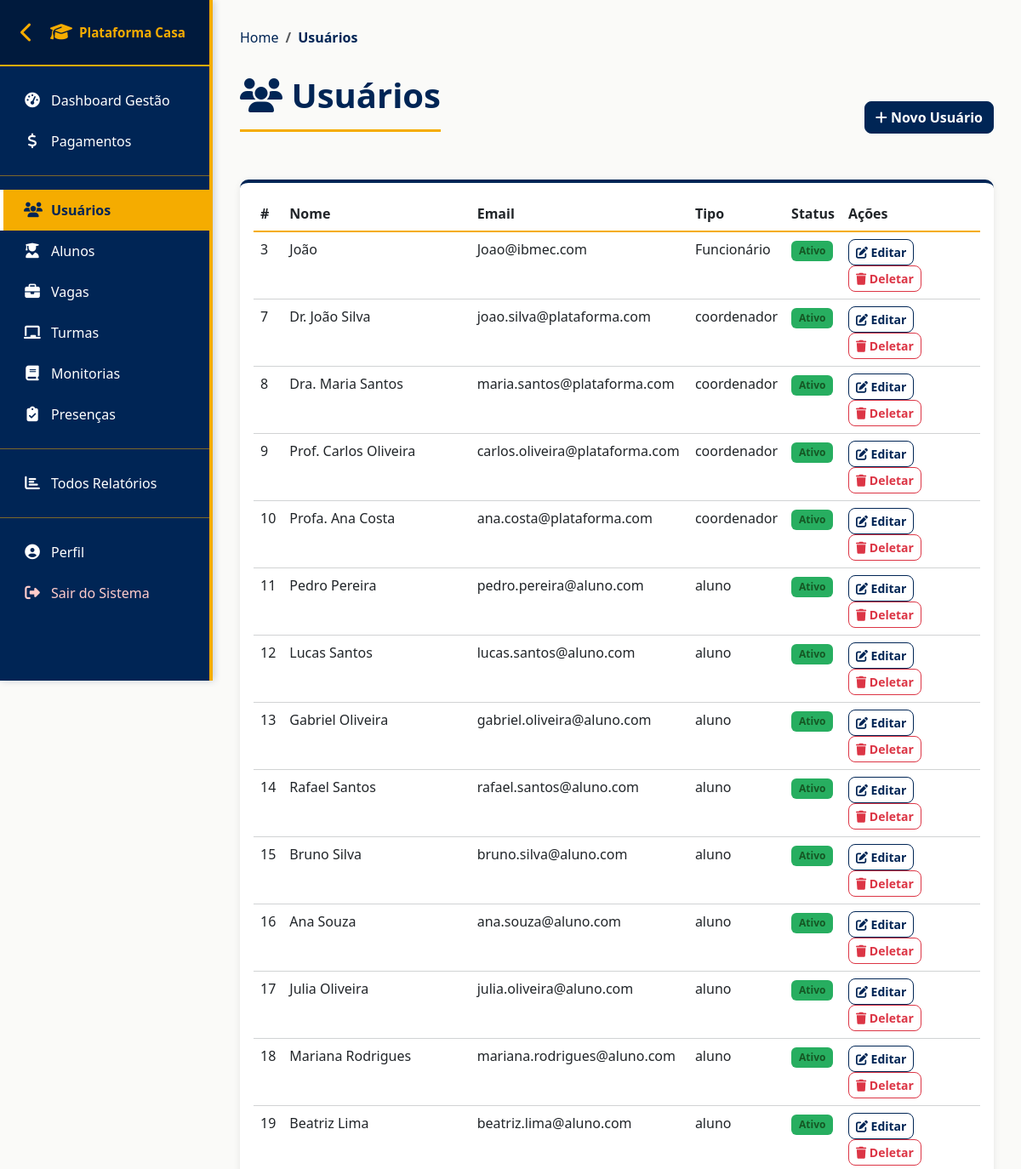
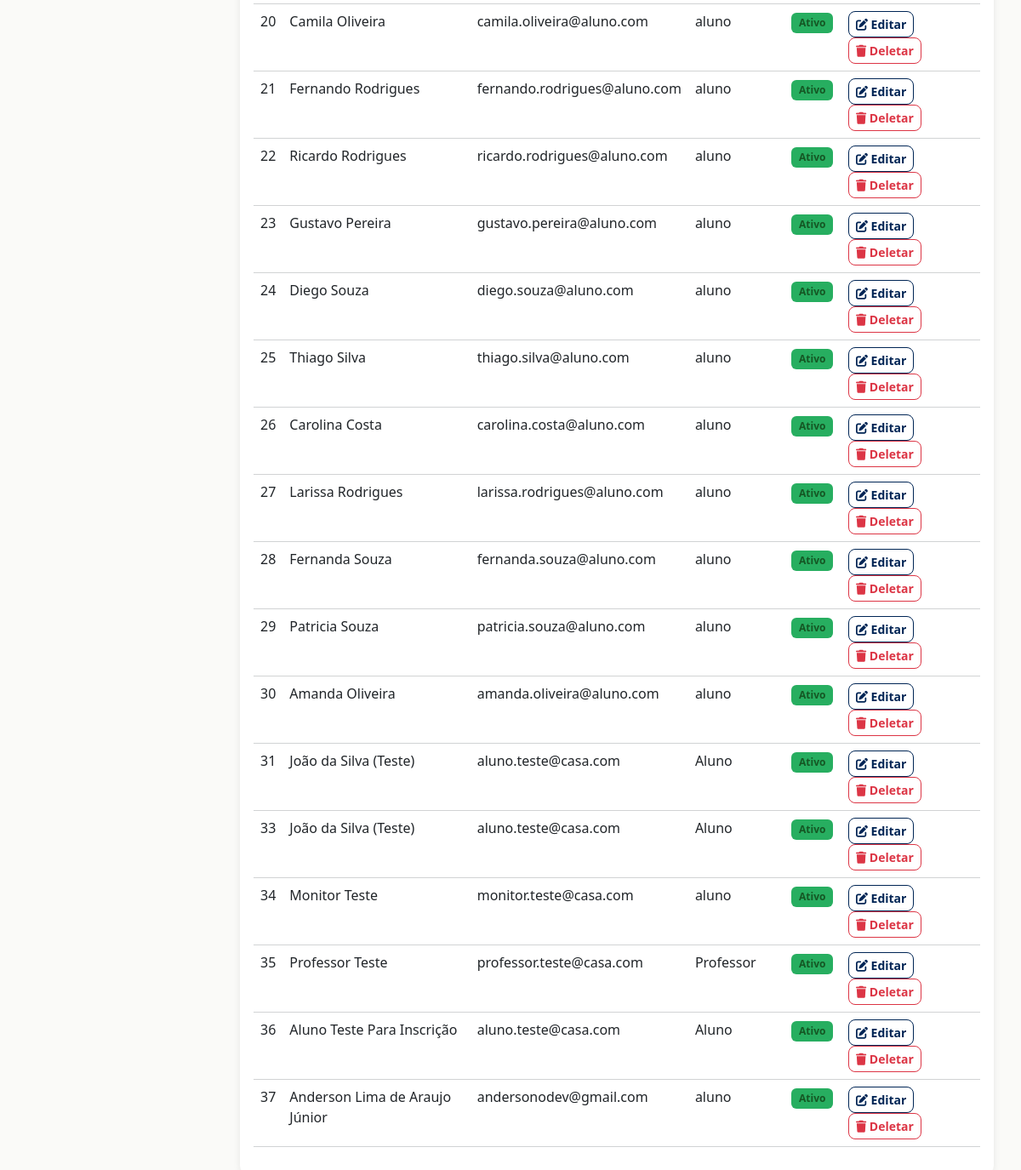
Page /usuarios/ (signed in) on the committed database (2 pictures, top to bottom).
### plataforma_Casa/models.py (models this page shows, shortened)
class Usuario(models.Model):
    nome = models.CharField(max_length=100)
    email = models.EmailField(max_length=100)
    tipo_usuario = models.ForeignKey(TipoUsuario, on_delete=models.CASCADE)
    ativo = models.BooleanField(default=True)

class TipoUsuario(models.Model):
    tipo = models.CharField(max_length=50)  # Ex: admin, professor, coordenador, aluno(ideal é ser por código(id))
    ativo = models.BooleanField(default=True)

### plataforma_Casa/views.py (the view)
# urls.py: path('usuarios/', views.listar_usuarios, name='listar_usuarios'),
@requer_admin_ou_coordenador
def listar_usuarios(request):
    usuarios = Usuario.objects.all().select_related('tipo_usuario')
    tipo_filtro = request.GET.get('tipo')
    if tipo_filtro:
        usuarios = usuarios.filter(tipo_usuario__id=tipo_filtro)
    status_filtro = request.GET.get('status')
    if status_filtro:
        usuarios = usuarios.filter(ativo=(status_filtro == 'ativo'))
    context = {
        'usuarios': usuarios,
    }
    return render(request, 'usuarios/listar.html', context)

### plataforma_Casa/context_processors.py (called while the page is built, shortened)
def user_groups(request):
    if request.user.is_authenticated:
        return {
            'is_aluno': request.user.groups.filter(name='Aluno').exists(),
            'is_monitor': request.user.groups.filter(name='Monitor').exists(),
            'is_professor': request.user.groups.filter(name='Professor').exists(),
            'is_admin': request.user.is_staff or request.user.is_superuser,
        }

### plataforma_Casa/views.py (called while the page is built, shortened)
def requer_admin_ou_coordenador(view_func):
    @wraps(view_func)
    @login_required(login_url='login')
    def wrapper(request, *args, **kwargs):
        is_admin = request.user.is_staff or request.user.is_superuser
        is_coordenador = request.user.groups.filter(name='Coordenador').exists()
        return view_func(request, *args, **kwargs)
    return wrapper

### plataforma_Casa/templates/usuarios/listar.html (shortened to what this page needs)
{% extends 'base.html' %}
{% block content %}
<nav aria-label="breadcrumb">
    <ol class="breadcrumb">
        <li class="breadcrumb-item"><a href="{% url 'dashboard' %}">Home</a></li>
        <li class="breadcrumb-item active">Usuários</li>
    </ol>
</nav>
<div class="d-flex justify-content-between align-items-center mb-4">
    <div class="page-title">
        <h1><i class="fas fa-users"></i> Usuários</h1>
    </div>
    <a href="{% url 'criar_usuario' %}" class="btn btn-primary">
        <i class="fas fa-plus"></i> Novo Usuário
    </a>
</div>
<div class="card">
    <div class="card-body">
        <div class="table-responsive">
            <table class="table table-hover">
                <thead>
                    <tr>
                        <th>#</th>
                        <th>Nome</th>
                        <th>Email</th>
                        <th>Tipo</th>
                        <th>Status</th>
                        <th>Ações</th>
                    </tr>
                </thead>
                <tbody>
                    {% for usuario in usuarios %}
                        <tr>
                            <td>{{ usuario.id }}</td>
                            <td>{{ usuario.nome }}</td>
                            <td>{{ usuario.email }}</td>
                            <td>{{ usuario.tipo_usuario.tipo }}</td>
                            <td>
                                <span class="badge {% if usuario.ativo %}status-active{% else %}status-inactive{% endif %}">
                                    {% if usuario.ativo %}Ativo{% else %}Inativo{% endif %}
                                </span>
                            </td>
                            <td>
                                <a href="{% url 'editar_usuario' usuario.id %}" class="btn btn-sm btn-outline-primary">
                                    <i class="fas fa-edit"></i> Editar
                                </a>
                                <a href="{% url 'deletar_usuario' usuario.id %}" class="btn btn-sm btn-outline-danger" onclick="return confirm('Tem certeza?')">
                                    <i class="fas fa-trash"></i> Deletar
                                </a>
                            </td>
                        </tr>
                    {% empty %}
                        <tr>
                            <td colspan="6" class="text-center text-muted py-4">
                                Nenhum usuário encontrado.
                            </td>
                        </tr>
                    {% endfor %}
                </tbody>
            </table>
        </div>
    </div>
</div>
{% endblock %}

### plataforma_Casa/static/css/cores-institucionais.css (style rules this page uses)
:root { --cor-amarelo-institucional: #F5AC00; --cor-azul-escuro-principal: #002555; --cor-azul-auxiliar: #1245FF; --cor-cinza-escuro: #6d6e71; --cor-cinza-medio: #a7a9ab; --cor-cinza-claro: #d1d3d4; --cor-branco: #ffffff; --cor-preto: #000000; --cor-sucesso: #27ae60; --cor-erro: #e74c3c; --cor-aviso: #f39c12; --cor-info: #3498db; --sombra-leve: rgba(0, 37, 85, 0.1); --sombra-media: rgba(0, 37, 85, 0.2); --sombra-forte: rgba(0, 37, 85, 0.3); }
html, body { background-color: var(--cor-branco); color: var(--cor-cinza-escuro); font-family: 'Segoe UI', Tahoma, Geneva, Verdana, sans-serif; }
.card { border: 1px solid var(--cor-cinza-claro); border-top: 4px solid var(--cor-azul-escuro-principal); box-shadow: 0 2px 8px var(--sombra-leve); transition: all 0.3s ease; }
.btn-primary { background-color: var(--cor-azul-escuro-principal); border-color: var(--cor-azul-escuro-principal); color: var(--cor-branco); font-weight: 600; transition: all 0.3s ease; }
.btn-outline-primary { color: var(--cor-azul-escuro-principal); border-color: var(--cor-azul-escuro-principal); }
.table { color: var(--cor-cinza-escuro); border-color: var(--cor-cinza-claro); }
.table thead { background: linear-gradient(135deg, var(--cor-azul-escuro-principal) 0%, var(--cor-azul-auxiliar) 100%); color: var(--cor-branco); font-weight: 600; border-bottom: 2px solid var(--cor-amarelo-institucional); }
.table thead th { border-color: var(--cor-amarelo-institucional); }
.table tbody tr { border-bottom-color: var(--cor-cinza-claro); transition: all 0.2s ease; }
h1, h2, h3, h4, h5, h6 { color: var(--cor-azul-escuro-principal); font-weight: 700; }
h1 { border-bottom: 3px solid var(--cor-amarelo-institucional); padding-bottom: 0.5rem; }
a { color: var(--cor-azul-escuro-principal); text-decoration: none; transition: all 0.3s ease; }

### plataforma_Casa/static/css/cores-padrao.css (style rules this page uses)
:root { --cor-amarelo-institucional: #F5AC00; --cor-azul-escuro-principal: #002555; --cor-azul-auxiliar: #1245FF; --cor-cinza-escuro: #6d6e71; --cor-cinza-medio: #a7a9ab; --cor-cinza-claro: #d1d3d4; --cor-branco: #ffffff; --cor-preto: #000000; --cor-sucesso: #27ae60; --cor-erro: #e74c3c; --cor-aviso: #f39c12; --cor-info: #3498db; }
.bg-primary, .btn-primary, .badge.bg-primary, .alert-primary, .border-primary { background-color: var(--cor-azul-escuro-principal) !important; border-color: var(--cor-azul-escuro-principal) !important; color: var(--cor-branco) !important; }
.btn { border-radius: 8px; font-weight: 600; transition: all 0.3s ease; }
.badge { font-weight: 600; padding: 0.5em 0.75em; border-radius: 6px; }
.card { border-radius: 10px; box-shadow: 0 2px 8px rgba(0, 0, 0, 0.08); border: none; border-top: 4px solid var(--cor-azul-escuro-principal); }
.display-4, h1, h2 { color: var(--cor-azul-escuro-principal); }
a { color: var(--cor-azul-escuro-principal); transition: all 0.3s ease; }
.status-active, .badge.bg-success { background-color: var(--cor-sucesso) !important; }
.breadcrumb-item.active { color: var(--cor-azul-escuro-principal) !important; }

### plataforma_Casa/templates/base.html (style rules this page uses)
* { margin: 0; padding: 0; box-sizing: border-box; }
body { background-color: #fafaf8; padding-top: 0; overflow-x: hidden; max-width: 100vw; }
html { overflow-x: hidden; max-width: 100vw; }
html, body { height: 100%; overflow-x: hidden; max-width: 100%; }
.status-active { background-color: #d4edda; color: #155724; }
.page-title { color: #002555; font-weight: 700; margin-bottom: 2rem; border-bottom: 3px solid #F5AC00; padding-bottom: 1rem; }
.page-title h1 { border-bottom: none; padding-bottom: 0; margin-bottom: 0; }
.breadcrumb { background-color: transparent; padding: 0; margin-bottom: 2rem; }
.breadcrumb-item.active { color: #667eea; font-weight: 600; }
.card, .table-responsive, img, iframe, video { max-width: 100%; overflow-x: auto; }
.main-content > * { max-width: 100%; }
.table-responsive { overflow-x: auto; -webkit-overflow-scrolling: touch; }
table { table-layout: auto; width: 100%; }

### rows in the picture
Usuario: id "3", nome "João", email "Joao@ibmec.com", tipo_usuario.tipo "Funcionário", ativo "Ativo"
Usuario: id "7", nome "Dr. João Silva", email "joao.silva@plataforma.com", tipo_usuario.tipo "coordenador", ativo "Ativo"
Usuario: id "8", nome "Dra. Maria Santos", email "maria.santos@plataforma.com", tipo_usuario.tipo "coordenador", ativo "Ativo"
Usuario: id "9", nome "Prof. Carlos Oliveira", email "carlos.oliveira@plataforma.com", tipo_usuario.tipo "coordenador", ativo "Ativo"
Usuario: id "10", nome "Profa. Ana Costa", email "ana.costa@plataforma.com", tipo_usuario.tipo "coordenador", ativo "Ativo"
Usuario: id "11", nome "Pedro Pereira", email "pedro.pereira@aluno.com", tipo_usuario.tipo "aluno", ativo "Ativo"
Usuario: id "12", nome "Lucas Santos", email "lucas.santos@aluno.com", tipo_usuario.tipo "aluno", ativo "Ativo"
Usuario: id "13", nome "Gabriel Oliveira", email "gabriel.oliveira@aluno.com", tipo_usuario.tipo "aluno", ativo "Ativo"
Usuario: id "14", nome "Rafael Santos", email "rafael.santos@aluno.com", tipo_usuario.tipo "aluno", ativo "Ativo"
Usuario: id "15", nome "Bruno Silva", email "bruno.silva@aluno.com", tipo_usuario.tipo "aluno", ativo "Ativo"
Usuario: id "16", nome "Ana Souza", email "ana.souza@aluno.com", tipo_usuario.tipo "aluno", ativo "Ativo"
Usuario: id "17", nome "Julia Oliveira", email "julia.oliveira@aluno.com", tipo_usuario.tipo "aluno", ativo "Ativo"
Usuario: id "18", nome "Mariana Rodrigues", email "mariana.rodrigues@aluno.com", tipo_usuario.tipo "aluno", ativo "Ativo"
Usuario: id "19", nome "Beatriz Lima", email "beatriz.lima@aluno.com", tipo_usuario.tipo "aluno", ativo "Ativo"
Usuario: id "20", nome "Camila Oliveira", email "camila.oliveira@aluno.com", tipo_usuario.tipo "aluno", ativo "Ativo"
Usuario: id "21", nome "Fernando Rodrigues", email "fernando.rodrigues@aluno.com", tipo_usuario.tipo "aluno", ativo "Ativo"
Usuario: id "22", nome "Ricardo Rodrigues", email "ricardo.rodrigues@aluno.com", tipo_usuario.tipo "aluno", ativo "Ativo"
Usuario: id "23", nome "Gustavo Pereira", email "gustavo.pereira@aluno.com", tipo_usuario.tipo "aluno", ativo "Ativo"
Usuario: id "24", nome "Diego Souza", email "diego.souza@aluno.com", tipo_usuario.tipo "aluno", ativo "Ativo"
Usuario: id "25", nome "Thiago Silva", email "thiago.silva@aluno.com", tipo_usuario.tipo "aluno", ativo "Ativo"
Usuario: id "26", nome "Carolina Costa", email "carolina.costa@aluno.com", tipo_usuario.tipo "aluno", ativo "Ativo"
Usuario: id "27", nome "Larissa Rodrigues", email "larissa.rodrigues@aluno.com", tipo_usuario.tipo "aluno", ativo "Ativo"
Usuario: id "28", nome "Fernanda Souza", email "fernanda.souza@aluno.com", tipo_usuario.tipo "aluno", ativo "Ativo"
Usuario: id "29", nome "Patricia Souza", email "patricia.souza@aluno.com", tipo_usuario.tipo "aluno", ativo "Ativo"
Usuario: id "30", nome "Amanda Oliveira", email "amanda.oliveira@aluno.com", tipo_usuario.tipo "aluno", ativo "Ativo"
Usuario: id "31", nome "João da Silva (Teste)", email "aluno.teste@casa.com", tipo_usuario.tipo "Aluno", ativo "Ativo"
Usuario: id "33", nome "João da Silva (Teste)", email "aluno.teste@casa.com", tipo_usuario.tipo "Aluno", ativo "Ativo"
Usuario: id "34", nome "Monitor Teste", email "monitor.teste@casa.com", tipo_usuario.tipo "aluno", ativo "Ativo"
Usuario: id "35", nome "Professor Teste", email "professor.teste@casa.com", tipo_usuario.tipo "Professor", ativo "Ativo"
Usuario: id "36", nome "Aluno Teste Para Inscrição", email "aluno.teste@casa.com", tipo_usuario.tipo "Aluno", ativo "Ativo"
Usuario: id "37", nome "Anderson Lima de Araujo Júnior", email "andersonodev@gmail.com", tipo_usuario.tipo "aluno", ativo "Ativo"
